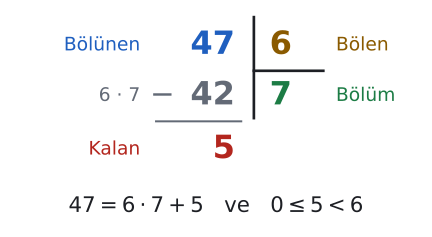

The script that drew this image:
import sys; sys.path.insert(0, "tools")
from cizim import *

# 47'nin 6'ya bölünmesi: bölme düzeninin dört parçası ve eşitlik.
fig, ax = sekil(5.6, 3.6)
ax.axis("off"); ax.set_aspect("equal")
B = dict(fontsize=24, fontweight="bold")
ax.text(1.0, 0, "47", ha="right", va="center", color=MAVI, **B)
ax.plot([1.3, 1.3], [0.45, -1.15], color=YAZI, lw=2)
ax.plot([1.3, 2.4], [-0.4, -0.4], color=YAZI, lw=2)
ax.text(1.55, 0, "6", ha="left", va="center", color=SARI, **B)
ax.text(1.55, -0.8, "7", ha="left", va="center", color=YESIL, **B)
ax.text(1.0, -0.8, "42", ha="right", va="center", color=SOLUK, **B)
ax.text(-0.15, -0.8, "−", ha="center", va="center", color=SOLUK, fontsize=22)
ax.plot([-0.25, 1.1], [-1.2, -1.2], color=SOLUK, lw=1.5)
ax.text(1.0, -1.65, "5", ha="right", va="center", color=KIRMIZI, **B)
ax.text(-0.5, 0, "Bölünen", ha="right", va="center", color=MAVI, fontsize=14)
ax.text(-0.5, -0.8, "6 · 7", ha="right", va="center", color=SOLUK, fontsize=14)
ax.text(-0.5, -1.65, "Kalan", ha="right", va="center", color=KIRMIZI, fontsize=14)
ax.text(2.6, 0, "Bölen", ha="left", va="center", color=SARI, fontsize=14)
ax.text(2.6, -0.8, "Bölüm", ha="left", va="center", color=YESIL, fontsize=14)
ax.text(0.7, -2.55, r"$47 = 6 \cdot 7 + 5$   ve   $0 \leq 5 < 6$", ha="center", va="center", fontsize=16, color=YAZI)
ax.set_xlim(-2.6, 4.0); ax.set_ylim(-2.9, 0.6)
kaydet(fig, __file__)
